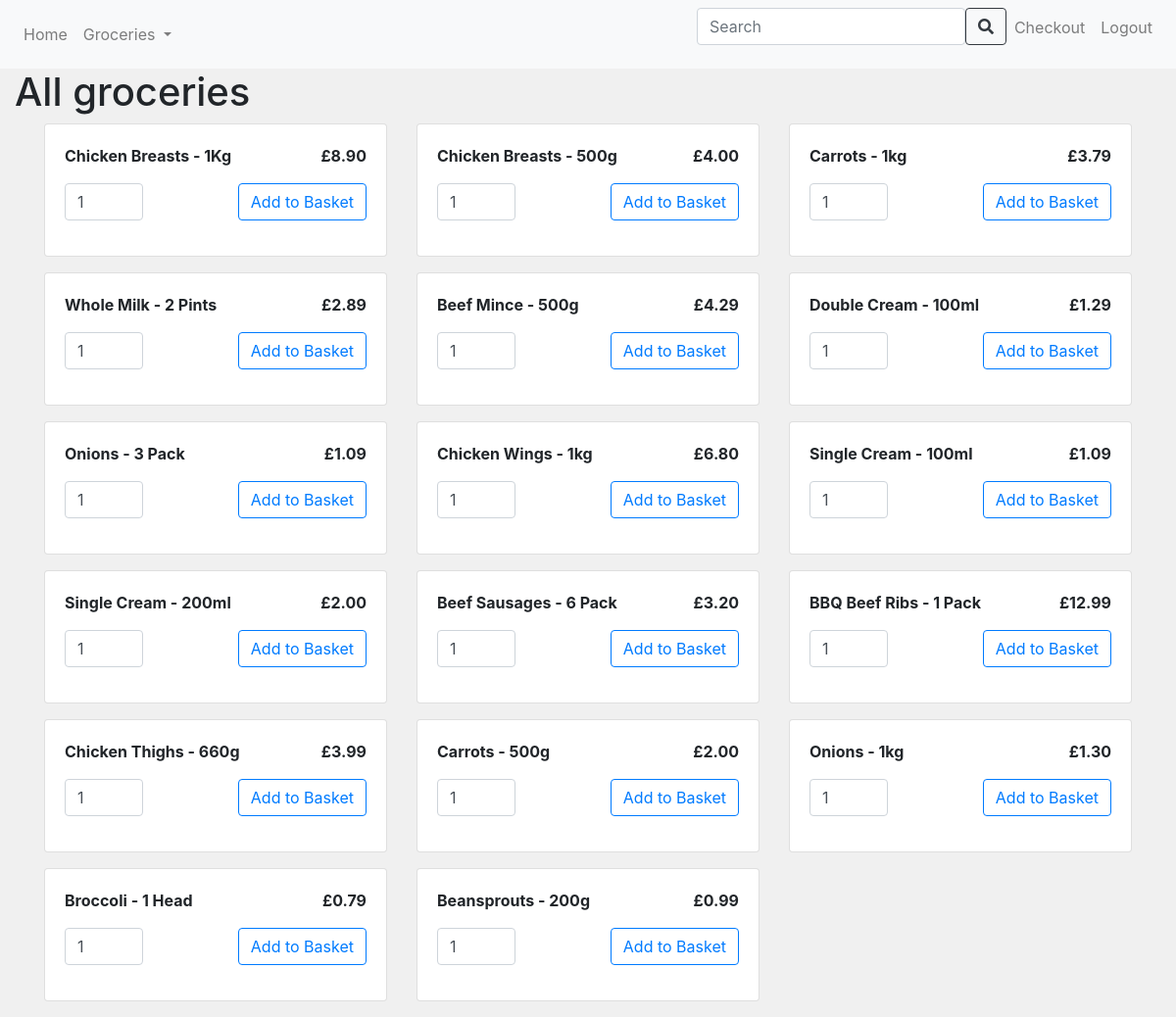
/category/1All, run on the app's committed database.
### app/models.py (models this page shows, shortened)
class Items(db.Model):
      id = db.Column(db.Integer, primary_key=True)
      name = db.Column(db.String(500), unique=True)
      price = db.Column(db.Double)
      stock = db.Column(db.Integer)
      category = db.Column(db.String(500))

### app/views.py (the view)
@app.route('/category/<int:user_id><string:cat>', methods=['GET', 'POST'])
def category(user_id, cat):
    user = Users.query.get(user_id)
    if cat == 'All':
        items = Items.query.all()
    else:
        items = Items.query.filter_by(category=cat).all()
    for item in items:
        if item.stock <= 0:
            items.remove(item)
    return render_template('category.html', title='category', user=user, cat=cat, items=items)

### app/templates/category.html (shortened to what this page needs)
{% extends "base.html" %}
{% block content %}
<h1>{{ cat }} groceries</h1>
<div class="container">
    <div class="row">
        {% for i in items %}
            <div class="col-md-4 mb-3">
                <div class="card">
                    <div class="card-body">
                        <div class="d-flex justify-content-between">
                            <div style="font-size: 1rem; font-weight: bold;">{{ i.name }}</div>
                            <div style="font-size: 1rem; font-weight: bold;">£{{ "%.2f" | format(i.price) }}</div>
                        </div>
                        <form action="/add_to_basket" method="post" class="mt-3">
                            <div class="d-flex justify-content-between align-items-center">
                                <input type="number" name="quantity" class="form-control quantity-input" id="quantity-{{ i.id }}" value="1" min="1" style="width: 80px;">
                                <input type="submit" name="submit_button" class="btn btn-outline-primary" value="Add to Basket">
                            </div>
                        </form>
                    </div>
                </div>
            </div>
        {% endfor %}
    </div>
</div>
{% endblock %}

### app/templates/base.html (style rules this page uses)
body { background-color: #f0f0f0; }

### data on the page
Items: name "Chicken Breasts - 1Kg", price "8.90", quantity "1"
Items: name "Chicken Breasts - 500g", price "4.00"
Items: name "Carrots - 1kg", price "3.79"
Items: name "Whole Milk - 2 Pints", price "2.89"
Items: name "Beef Mince - 500g", price "4.29"
Items: name "Double Cream - 100ml", price "1.29"
Items: name "Onions - 3 Pack", price "1.09"
Items: name "Chicken Wings - 1kg", price "6.80"
Items: name "Single Cream - 100ml", price "1.09"
Items: name "Single Cream - 200ml", price "2.00"
Items: name "Beef Sausages - 6 Pack", price "3.20"
Items: name "BBQ Beef Ribs - 1 Pack", price "12.99"
Items: name "Chicken Thighs - 660g", price "3.99"
Items: name "Carrots - 500g", price "2.00"
Items: name "Onions - 1kg", price "1.30"
Items: name "Broccoli - 1 Head", price "0.79"
Items: name "Beansprouts - 200g", price "0.99"

### other printed values
{{ cat }} "All"
